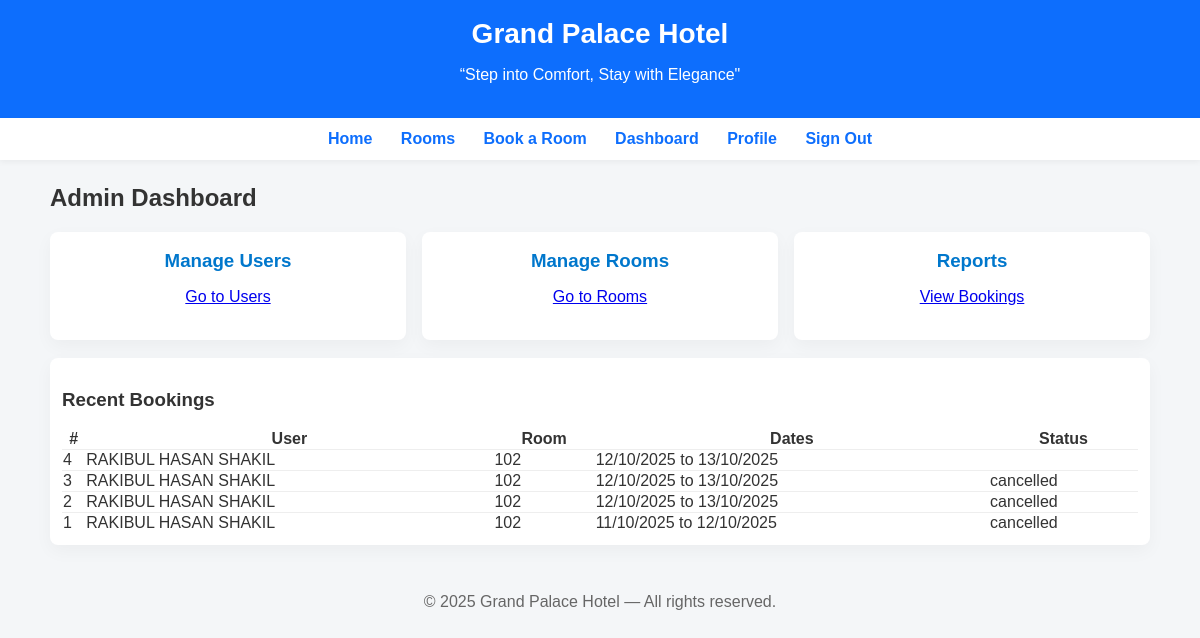
Screenshot of /hotel_management_system/dashboards/dashboard_admin.php (signed in) with the database file from the repository.
### tables this page shows
CREATE TABLE `bookings` (
  `id` int(11) NOT NULL,
  `user_id` int(11) NOT NULL,
  `room_id` int(11) NOT NULL,
  `checkin` date NOT NULL,
  `checkout` date NOT NULL,
  `total_amount` decimal(10,2) DEFAULT 0.00,
  `status` enum('pending','confirmed','checked_in','checked_out','cancelled') DEFAULT 'pending',
  `created_at` timestamp NOT NULL DEFAULT current_timestamp(),
  `num_guests` int(11) NOT NULL DEFAULT 1
);

CREATE TABLE `users` (
  `id` int(11) NOT NULL,
  `fullname` varchar(255) NOT NULL,
  `email` varchar(255) NOT NULL,
  `phone` varchar(50) DEFAULT NULL,
  `nid_passport` varchar(100) DEFAULT NULL,
  `password` varchar(255) NOT NULL,
  `usertype` enum('admin','receptionist','guest') NOT NULL DEFAULT 'guest',
  `status` enum('active','pending','blocked') NOT NULL DEFAULT 'active',
  `created_at` timestamp NOT NULL DEFAULT current_timestamp()
);

CREATE TABLE `rooms` (
  `id` int(11) NOT NULL,
  `room_no` varchar(50) NOT NULL,
  `type` varchar(100) NOT NULL,
  `description` text DEFAULT NULL,
  `price` decimal(10,2) NOT NULL DEFAULT 0.00,
  `image` varchar(255) DEFAULT NULL,
  `status` enum('available','occupied','maintenance','reserved') DEFAULT 'available',
  `created_at` timestamp NOT NULL DEFAULT current_timestamp()
);

### Hotel_Management_System/includes/db.php (called while the page is built, shortened)
<?php
function fmtDateDisplay($date) {
    $d = DateTime::createFromFormat('Y-m-d', $date);
    return $d->format('d/m/Y');
}
?>

### Hotel_Management_System/dashboards/dashboard_admin.php (the view, shortened to what this page needs)
<?php
require_once "../includes/db.php";
include("../includes/header.php");
include("../includes/navbar.php");
?>
<link rel="stylesheet" href="/hotel_management_system/css/dashboard.css">
<div class="container">
<h2>Admin Dashboard</h2>
<div class="cards">
<div class="card">
<h3>Manage Users</h3>
<p><a href="/hotel_management_system/manage/manage_users.php">Go to Users</a></p>
</div>
<div class="card">
<h3>Manage Rooms</h3>
<p><a href="/hotel_management_system/manage/manage_rooms.php">Go to Rooms</a></p>
</div>
<div class="card">
<h3>Reports</h3>
<p><a href="/hotel_management_system/manage/manage_bookings.php">View Bookings</a></p>
</div>
</div>
<div class="list">
<h3>Recent Bookings</h3>
<table style="width:100%; border-collapse:collapse;">
<thead><tr><th>#</th><th>User</th><th>Room</th><th>Dates</th><th>Status</th></tr></thead>
<tbody>
<?php
$q = "SELECT b.id,b.checkin,b.checkout,b.status,u.fullname,r.room_no FROM bookings b JOIN users u ON b.user_id=u.id JOIN rooms r ON b.room_id=r.id ORDER BY b.created_at DESC LIMIT 8";
$res = $conn->query($q);
while ($row = $res->fetch_assoc()) {
    echo "<tr style='border-top:1px solid #eee;'><td>{$row['id']}</td><td>".htmlspecialchars($row['fullname'])."</td><td>".htmlspecialchars($row['room_no'])."</td><td>".fmtDateDisplay($row['checkin'])." to ".fmtDateDisplay($row['checkout'])."</td><td>{$row['status']}</td></tr>";
}
?>
</tbody>
</table>
</div>
</div>
<?php include("../includes/footer.php"); ?>

### Hotel_Management_System/includes/header.php (shortened to what this page needs)
<!DOCTYPE html>
<html lang="en">
<head>
<link rel="stylesheet" href="/hotel_management_system/css/homepage.css">
</head>
<body>
<header>
<h1>Grand Palace Hotel</h1>
<p>“Step into Comfort, Stay with Elegance"</p>
</header>

### Hotel_Management_System/includes/navbar.php (shortened to what this page needs)
<?php
$usertype = isset($_SESSION['usertype']) ? $_SESSION['usertype'] : null;
?>
<nav class="nav-main">
<div class="nav-links">
<a href="/hotel_management_system/index.php">Home</a>
<a href="/hotel_management_system/rooms.php">Rooms</a>
<a href="/hotel_management_system/bookroom.php">Book a Room</a>
<?php if (!$usertype): ?>
    <a href="/hotel_management_system/signin.php">Sign In</a>
    <a href="/hotel_management_system/signup.php">Sign Up</a>
<?php else: ?>
    <?php if ($usertype === 'admin'): ?>
        <a href="/hotel_management_system/dashboards/dashboard_admin.php">Dashboard</a>
    <?php elseif ($usertype === 'receptionist'): ?>
        <a href="/hotel_management_system/dashboards/dashboard_receptionist.php">Dashboard</a>
    <?php else: ?>
        <a href="/hotel_management_system/dashboards/dashboard_guest.php">Dashboard</a>
    <?php endif; ?>
    <a href="/hotel_management_system/profile.php">Profile</a>
    <a href="/hotel_management_system/signout.php">Sign Out</a>
<?php endif; ?>
</div>
</nav>

### Hotel_Management_System/includes/footer.php
<footer style="text-align:center; padding:16px; margin-top:32px; color:#666;">
  &copy; <?php echo date("Y"); ?> Grand Palace Hotel — All rights reserved.
</footer>
</body>
</html>

### Hotel_Management_System/css/homepage.css (style rules this page uses)
body { font-family: Arial, sans-serif; margin:0; padding:0; background:#f4f6f8; color:#333; }
header { background:#0d6efd; color:white; text-align:center; padding:18px 8px; }
header h1 { margin:0; font-size:28px; }
.nav-main { display:flex; justify-content:center; align-items:center; background:#fff; padding:12px 18px; box-shadow:0 2px 6px rgba(0,0,0,0.05); }
.nav-links a { margin:0 12px; color:#0d6efd; text-decoration:none; font-weight:600; }
.container { max-width:1100px; margin:24px auto; padding:0 16px; }
footer { text-align:center; padding:16px; margin-top:32px; color:#666; }

### Hotel_Management_System/css/dashboard.css (style rules this page uses)
.container { max-width:1100px; margin:24px auto; padding:0 16px; }
.cards { display:flex; gap:16px; margin-top:16px; }
.card { background:#fff; padding:18px; border-radius:8px; box-shadow:0 6px 18px rgba(0,0,0,0.04); flex:1; text-align:center; }
.card h3 { margin:0 0 8px 0; color:#0077cc; }
.list { margin-top:18px; background:#fff; padding:12px; border-radius:8px; box-shadow:0 6px 18px rgba(0,0,0,0.04); }

### rows the page displays
bookings: id "4", user.fullname "RAKIBUL HASAN SHAKIL", room.room_no "102", checkin "12/10/2025", checkout "13/10/2025"
bookings: id "3", user.fullname "RAKIBUL HASAN SHAKIL", room.room_no "102", checkin "12/10/2025", checkout "13/10/2025", status "cancelled"
bookings: id "2", user.fullname "RAKIBUL HASAN SHAKIL", room.room_no "102", checkin "12/10/2025", checkout "13/10/2025", status "cancelled"
bookings: id "1", user.fullname "RAKIBUL HASAN SHAKIL", room.room_no "102", checkin "11/10/2025", checkout "12/10/2025", status "cancelled"
